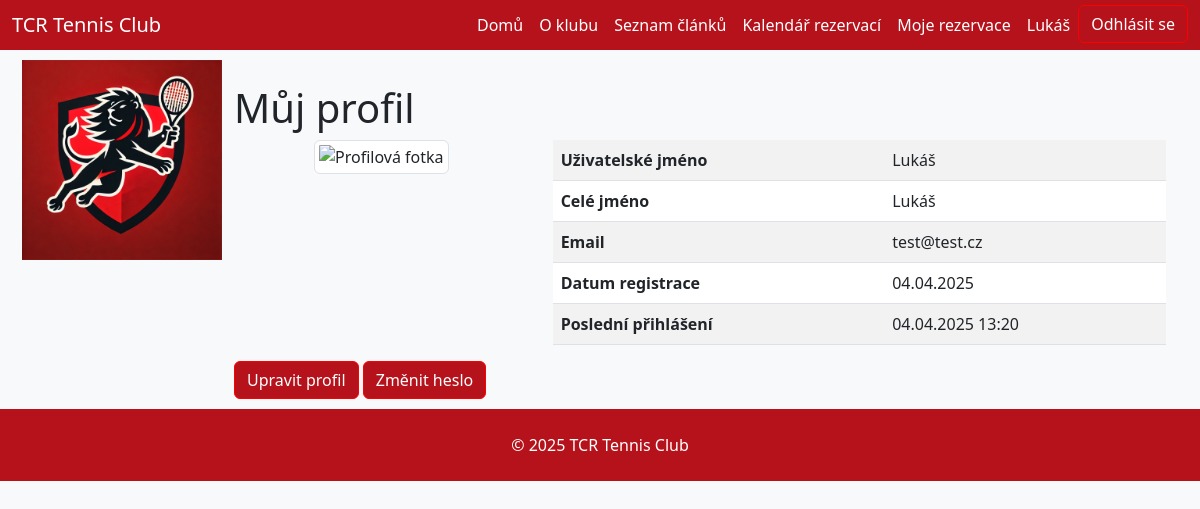
Screenshot of /profile/ (signed in) with the database file from the repository.
### users/models.py (models this page shows, shortened)
class CustomUser(AbstractUser):
    membership_paid = models.BooleanField(default=False, verbose_name="Zaplacený členský příspěvek")
    roles = models.ManyToManyField(Role, through='UserRole', related_name="users", blank=True)
    membership_paid = models.BooleanField(default=False, verbose_name="Zaplacený členský příspěvek")
    roles = models.ManyToManyField(Role, through='UserRole', related_name="users", blank=True)
    phone_number = models.CharField(
        max_length=20,
        verbose_name="Telefonní číslo",
        validators=[
            RegexValidator(r'^\+?[\d\s]+$', 'Zadejte platné telefonní číslo.')
            ],
        blank=False,
        null=False
    )

### users/views.py (the view)
# urls.py: path('profile/', profile_view, name='profile'),
@login_required
def profile_view(request):
    return render(request, 'profile.html')

### users/templates/profile.html (shortened to what this page needs)
{% extends "base.html" %}
{% load static %}
{% block content %}
<div class="container mt-4">
  <h1>Můj profil</h1>
  <div class="row">
    <div class="col-md-4 text-center">
      {% if user.profile.image %}
        <img src="{{ user.profile.image.url }}" alt="Profilová fotka" class="img-thumbnail" style="max-width:150px;">
      {% else %}
        <img src="{% static 'images/default_profile.png' %}" alt="Profilová fotka" class="img-thumbnail" style="max-width:150px;">
      {% endif %}
    </div>
    <div class="col-md-8">
      <table class="table table-striped">
        <tbody>
          <tr>
            <th scope="row">Uživatelské jméno</th>
            <td>{{ user.username }}</td>
          </tr>
          <tr>
            <th scope="row">Celé jméno</th>
            <td>{{ user.get_full_name|default:user.username }}</td>
          </tr>
          <tr>
            <th scope="row">Email</th>
            <td>{{ user.email }}</td>
          </tr>
          <tr>
            <th scope="row">Datum registrace</th>
            <td>{{ user.date_joined|date:"d.m.Y" }}</td>
          </tr>
          <tr>
            <th scope="row">Poslední přihlášení</th>
            <td>{{ user.last_login|date:"d.m.Y H:i" }}</td>
          </tr>
        </tbody>
      </table>
    </div>
  </div>
  <a href="{% url 'edit_profile' %}" class="btn btn-custom">Upravit profil</a>
  <a href="{% url 'change_password' %}" class="btn btn-custom">Změnit heslo</a>
</div>
{% endblock %}

### core/templates/header.html (shortened to what this page needs)
{% load static %}
<header>
  <nav class="navbar navbar-expand-lg" style="background-color: #b5121b; height: 50px;">
    <div class="container-fluid">
      <a class="navbar-brand text-white" href="{% url 'home' %}">TCR Tennis Club</a>
      <div class="collapse navbar-collapse" id="navbarSupportedContent">
        <ul class="navbar-nav ms-auto mb-2 mb-lg-0">
          <li class="nav-item"><a class="nav-link text-white" href="{% url 'home' %}">Domů</a></li>
          <li class="nav-item"><a class="nav-link text-white" href="{% url 'about' %}">O klubu</a></li>
          <li class="nav-item"><a class="nav-link text-white" href="{% url 'article_list' %}">Seznam článků</a></li>
          <li class="nav-item"><a class="nav-link text-white" href="{% url 'calendar' %}">Kalendář rezervací</a></li>
          <li class="nav-item"><a class="nav-link text-white" href="{% url 'my_reservations' %}">Moje rezervace</a></li>
          {% if user.is_authenticated %}
            <li class="nav-item"><a class="nav-link text-white" href="{% url 'profile' %}">
                {{ user.get_full_name|default:user.username }}
              </a>
            </li>
            <form action="{% url 'logout' %}" method="post" style="display:inline;">
              <button type="submit" class="btn btn-custom">Odhlásit se</button>
            </form>
          {% endif %}
        </ul>
      </div>
    </div>
  </nav>
</header>

### static/css/style.css (style rules this page uses)
.btn-custom { background-color: #b5121b; border-color: red; color:white; transition: transform 0.3s ease; }

### rows the page displays
CustomUser: get_full_name "Lukáš", username "Lukáš", email "test@test.cz", date_joined "04.04.2025", last_login "04.04.2025 13:20"
